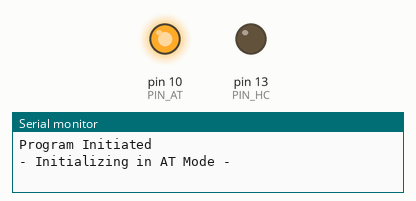
This sketch was run on a simulated Arduino Uno, built with avr-gcc and run on an emulated ATmega328P. On the bench: output pins drawn as LEDs (lit = HIGH), the last lines printed to the serial monitor. The modem accepts every AT command (registered, SIM ready, sends succeed) and sends nothing else.

Above: at 0.2 s.
At 0.7 s:
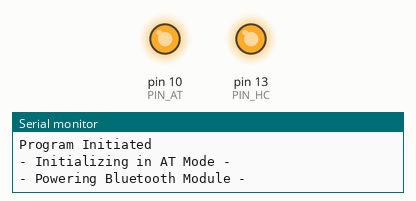
At 28.7 s:
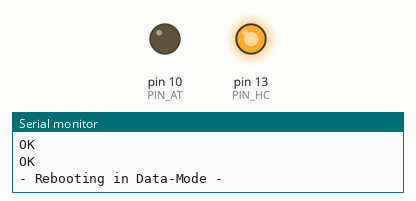
Timing chart, 0 to 30.2 s (numbered marks = the images above):
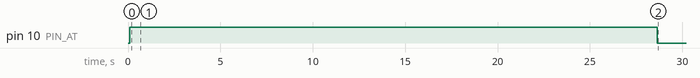

The sketch:

main.ino
```cpp
#include <SoftwareSerial.h>

// Utilized I/O Pins
int PIN_RX = 12;
int PIN_TX = 11;
int PIN_HC = 13;
int PIN_AT = 10;

// Set up the software serial port
SoftwareSerial softSerial(PIN_RX, PIN_TX);

boolean BT_CONNECTED = false;

long BAUD_TERMINAL = 9600;
long BAUD_AT = 38400;
long BAUD_DEF = 57600;

const char ADDRESS [13] = "81,f9,2a5bb8";
long TIME_OUT = 25000;

// Program Modes - AT_MODE := Start Program in AT, FORCE_NEW_CONNECTION := Automatically Run AT-Commands
boolean AT_MODE = true;
boolean FORCE_NEW_CONNECTION = true;

// checksum variables
byte generatedChecksum = 0;
byte checksum = 0;
int payloadLength = 0;
byte payloadData[64] = {0};
byte poorQuality = 0;
byte attention = 0;
byte meditation = 0;

int ByteRead;

// system variables
long lastReceivedPacket = 0;
boolean bigPacket = false;

void setup() {

    // Initiate Terminal Connection
    Serial.begin(BAUD_TERMINAL);
    Serial.println(F("Program Initiated"));
    delay(100);

    // If AT-Mode Enabled on startup
    if (AT_MODE == true) {
      Serial.println(F("- Initializing in AT Mode -"));
      softSerial.begin(BAUD_AT);

      // Enable 5V on AT-Pin
      pinMode(PIN_AT, OUTPUT);
      digitalWrite(PIN_AT, HIGH);
      delay(500);

    } else {
      Serial.println(F("- Initializing in Data Mode -"));
      softSerial.begin(BAUD_DEF);
    }

    // Turns on HC-05
    Serial.println(F("- Powering Bluetooth Module -"));
    pinMode(PIN_HC, OUTPUT);
    digitalWrite(PIN_HC, HIGH);
    delay(2000);

    // Starts AT-Mode if Enabled
    if (AT_MODE == true) {
      // Automatically Attempt to Set AT-Parameters
      if (FORCE_NEW_CONNECTION == true) {
        auto_force_pair();
      } else {
        manual_force_pair();
      }
    }
}

void manual_force_pair() {
  Serial.println(F("- Order of operations for pairing HC05: "));
  Serial.println(F("AT+RMAAD"));
  Serial.println(F("AT+ROLE=1"));
  Serial.println(F("AT+RESET"));
  Serial.println(F("AT+CMODE=0"));
  Serial.println(F("AT+INQM=0,5,9"));
  Serial.println(F("AT+INIT"));
  Serial.println(F("AT+PAIR=xxxx,xx,xxxxxx,tt"));
  Serial.println(F("AT+BIND=xxxx,xx,xxxxxx"));
  Serial.println(F("AT+CMODE=1"));
  Serial.println(F("AT+LINK=xxxx,xx,xxxxxx"));
}

void auto_force_pair() {
  Serial.println(F("\r\n- Attempting Forced Auto-Pair of Headset: "));

  softSerial.write("AT+RMAAD\r\n");
  checkCommand();

  softSerial.write("AT+ROLE=1\r\n");
  checkCommand();

  softSerial.write("AT+RESET\r\n");
  checkCommand();
  delay(1000);

  softSerial.write("AT+CMODE=0\r\n");
  checkCommand();

  softSerial.write("AT+INQM=0,5,9\r\n");
  checkCommand();

  softSerial.write("AT+INIT\r\n");
  checkCommand();

  softSerial.write("AT+INQ\r\n");
  checkCommand();
  checkCommand();

  softSerial.write("AT+PAIR=");
  softSerial.write(ADDRESS);
  softSerial.write(",20\r\n");
  checkCommand();

  softSerial.write("AT+BIND=");
  softSerial.write(ADDRESS);
  softSerial.write("\r\n");
  checkCommand();

  softSerial.write("AT+CMODE=1\r\n");
  checkCommand();

  softSerial.write("AT+LINK=");
  softSerial.write(ADDRESS);
  softSerial.write("\r\n");
  checkCommand();

  digitalWrite(PIN_AT, LOW);
  softSerial.write("AT+RESET\r\n");
  AT_MODE = false;
  checkCommand();
  Serial.println(F("\r\n- Rebooting in Data-Mode -"));

  softSerial.flush();
  softSerial.begin(BAUD_DEF);
  while(Serial.available()) {
    Serial.read();
  }

  Serial.println(F("- Data-Mode -"));

}

void checkCommand() {

  unsigned long startTime = millis();

   while (!softSerial.available()) {

     if (millis() - startTime > TIME_OUT) {
       break;
     }
     Serial.print('.');
     delay(500);
   }

  if (softSerial.available()) {
    while(softSerial.available()) {
      Serial.print((char)softSerial.read());
    }
  } else {
    Serial.println(F("Timed out!"));
  }

}

byte ReadOneByte() {

  while(!softSerial.available()) {
    delay(1);
  }
    ByteRead = softSerial.read();
    return ByteRead;
}

void loop() {

  if (AT_MODE == true) {

    // From Bluetooth to Terminal
    if (softSerial.available()) {
        Serial.print((char)softSerial.read());
    }

    // From Terminal to Bluetooth
    if (Serial.available()) {
      softSerial.write(Serial.read());
    }

  } else {

    //delay(100);

    // Look for sync bytes
    if(ReadOneByte() == 170) {
      if (BT_CONNECTED == false) {
        Serial.println("Bluetooth Connected");
        BT_CONNECTED = true;
      }
      if(ReadOneByte() == 170) {
        //Serial.println(F("- Found Sync Byte -"));
        payloadLength = ReadOneByte();
        if(payloadLength > 169) {                      //Payload length can not be greater than 169
            Serial.println(F("Too long data"));
            return;
        }

        generatedChecksum = 0;
        for(int i = 0; i < payloadLength; i++) {
          payloadData[i] = ReadOneByte();            //Read payload into memory
          generatedChecksum += payloadData[i];
        }

        checksum = ReadOneByte();                      //Read checksum byte from stream
        generatedChecksum = 255 - generatedChecksum;   //Take one's compliment of generated checksum

          if(checksum == generatedChecksum) {

          poorQuality = 200;
          attention = 0;
          meditation = 0;

          for(int i = 0; i < payloadLength; i++) {    // Parse the payload
            switch (payloadData[i]) {
            case 02:
              i++;
              poorQuality = payloadData[i];
              bigPacket = true;
              break;
            case 04:
              i++;
              attention = payloadData[i];
              break;
            case 05:
              i++;
              meditation = payloadData[i];
              break;
            case 0x80:
              i = i + 3;
              break;
            case 0x83:
              i = i + 25;
              break;
            default:
              break;
            } // switch
          } // for loop

    Serial.println(poorQuality);
    Serial.println(attention);

        }
      }
    }
  }
}
```
